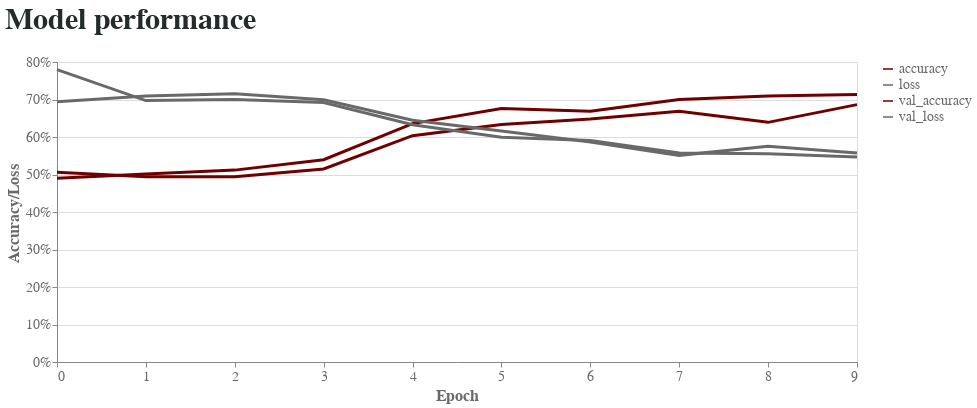

Notebook cell for this chart:
### Code cell
history_df = pd.DataFrame(history.history).reset_index()
history_df = history_df.rename(columns={'index':'epoch'})
accuracy_df = pd.melt(history_df, id_vars=['epoch'], value_vars=['accuracy', 'val_accuracy'])
loss_df = pd.melt(history_df, id_vars=['epoch'], value_vars=['loss', 'val_loss'])
history_df = pd.melt(history_df, id_vars=['epoch'], value_vars=['accuracy', 'val_accuracy', 'loss', 'val_loss'])

performanceChart = alt.Chart(history_df,title='Model performance').mark_line(size=3).encode(
    x=alt.X('epoch',axis=alt.Axis(title='Epoch', grid=False,tickCount=10)),
    y=alt.Y('value',axis=alt.Axis(title='Accuracy/Loss',format='%')),
    color=alt.Color('variable',scale=alt.Scale(range=['#6f0000','#696969','#6f0000','#696969']),
    legend=alt.Legend(title=None,labelFont='Cambria',labelColor='#696969',labelFontSize=14))
    ).properties(
    width=800,
    height=300
    ).configure_title(fontSize=30,color='#232b2b',font='Cambria',anchor='start',offset=20
    ).configure_axis(labelColor='#696969',labelFont='Cambria',labelFontSize=14,titleFont='Cambria',titleFontSize=16,titleColor='#696969'
    )#.configure_legend(labelFontStyle='Cambria',labelFontSize=12)

performanceChart

### Figure 1 — Vega-Lite specification as saved in the notebook (floating-point values rounded to 4 significant figures)
{"config": {"view": {"continuousWidth": 400, "continuousHeight": 300}, "axis": {"labelColor": "#696969", "labelFont": "Cambria", "labelFontSize": 14, "titleColor": "#696969", "titleFont": "Cambria", "titleFontSize": 16}, "title": {"anchor": "start", "color": "#232b2b", "font": "Cambria", "fontSize": 30, "offset": 20}}, "data": {"name": "data-de6de0a5a0844bbb91504175e66111fd"}, "mark": {"type": "line", "size": 3}, "encoding": {"color": {"type": "nominal", "field": "variable", "legend": {"labelColor": "#696969", "labelFont": "Cambria", "labelFontSize": 14, "title": null}, "scale": {"range": ["#6f0000", "#696969", "#6f0000", "#696969"]}}, "x": {"type": "quantitative", "axis": {"grid": false, "tickCount": 10, "title": "Epoch"}, "field": "epoch"}, "y": {"type": "quantitative", "axis": {"format": "%", "title": "Accuracy/Loss"}, "field": "value"}}, "height": 300, "title": "Model performance", "width": 800, "$schema": "https://vega.github.io/schema/vega-lite/v4.8.1.json", "datasets": {"data-de6de0a5a0844bbb91504175e66111fd": [{"epoch": 0, "variable": "accuracy", "value": 0.4898}, {"epoch": 1, "variable": "accuracy", "value": 0.5013}, {"epoch": 2, "variable": "accuracy", "value": 0.5117}, {"epoch": 3, "variable": "accuracy", "value": 0.5395}, {"epoch": 4, "variable": "accuracy", "value": 0.6358}, {"epoch": 5, "variable": "accuracy", "value": 0.6758}, {"epoch": 6, "variable": "accuracy", "value": 0.6684}, {"epoch": 7, "variable": "accuracy", "value": 0.7003}, {"epoch": 8, "variable": "accuracy", "value": 0.7095}, {"epoch": 9, "variable": "accuracy", "value": 0.7132}, {"epoch": 0, "variable": "val_accuracy", "value": 0.5059}, {"epoch": 1, "variable": "val_accuracy", "value": 0.4941}, {"epoch": 2, "variable": "val_accuracy", "value": 0.4941}, {"epoch": 3, "variable": "val_accuracy", "value": 0.5148}, {"epoch": 4, "variable": "val_accuracy", "value": 0.6036}, {"epoch": 5, "variable": "val_accuracy", "value": 0.6331}, {"epoch": 6, "variable": "val_accuracy", "value": 0.6479}, {"epoch": 7, "variable": "val_accuracy", "value": 0.6686}, {"epoch": 8, "variable": "val_accuracy", "value": 0.6391}, {"epoch": 9, "variable": "val_accuracy", "value": 0.6864}, {"epoch": 0, "variable": "loss", "value": 0.7798}, {"epoch": 1, "variable": "loss", "value": 0.6972}, {"epoch": 2, "variable": "loss", "value": 0.7003}, {"epoch": 3, "variable": "loss", "value": 0.6919}, {"epoch": 4, "variable": "loss", "value": 0.6327}, {"epoch": 5, "variable": "loss", "value": 0.5995}, {"epoch": 6, "variable": "loss", "value": 0.5906}, {"epoch": 7, "variable": "loss", "value": 0.5576}, {"epoch": 8, "variable": "loss", "value": 0.5552}, {"epoch": 9, "variable": "loss", "value": 0.5469}, {"epoch": 0, "variable": "val_loss", "value": 0.6941}, {"epoch": 1, "variable": "val_loss", "value": 0.7091}, {"epoch": 2, "variable": "val_loss", "value": 0.7152}, {"epoch": 3, "variable": "val_loss", "value": 0.6994}, {"epoch": 4, "variable": "val_loss", "value": 0.6446}, {"epoch": 5, "variable": "val_loss", "value": 0.6161}, {"epoch": 6, "variable": "val_loss", "value": 0.5867}, {"epoch": 7, "variable": "val_loss", "value": 0.551}, {"epoch": 8, "variable": "val_loss", "value": 0.575}, {"epoch": 9, "variable": "val_loss", "value": 0.5573}]}}
